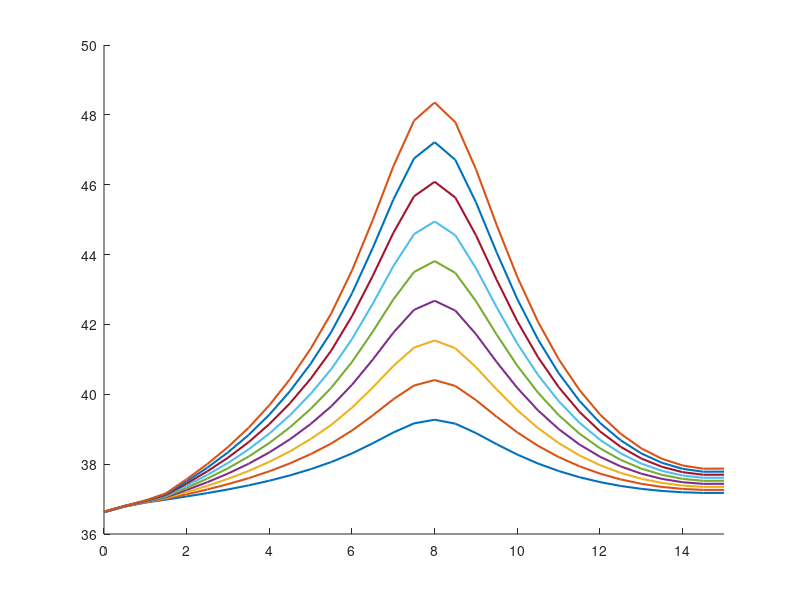

Write the MATLAB code that produced this figure. (Note: this script raises an error after producing the figure.)
%––––––––––––––––––––––––––––––––––––––––––––––––––––––––––––––––––––––––––––
% power_test_final.m
% 1D hyperbolic bioheat w/ Gaussian tumor source, 3 skin layers, finer mesh
% and reduced dt for stability; Varying Power to find optimal parameter
%––––––––––––––––––––––––––––––––––––––––––––––––––––––––––––––––––––––––––––

clear; clc;

%% 1) DISCRETIZE TIME & SPATIAL DOMAINS
% Skin Layer thickness
L_epi = 0.0015;   % Epidermis (1.5 mm)
L_derm = 0.0035;  % Dermis (3.5 mm)
L_subq = 0.01;    % Subcutaneous (10 mm)
Lx = L_epi + L_derm + L_subq; % Domain Length

x_ast  = 0.008;   % [m]   Tumor center (midpoint of 0.05 m)

dx     = 0.0005;  % [m]   Spatial step → now 21 nodes from 0 to 0.05
dt     = 0.015;    % [s]   Time step (smaller for stability)
max_time = 10;   % plot up to 10s
time_steps = round(max_time/dt) + 1; % ensures we reach exactly 10 s: (n−1)*dt = 10
time = 0:dt:max_time+dt;

x  = 0:dx:Lx;          % x = [0, 0.0025, 0.005, …, 0.05]
nx = numel(x);

% Define Layers
layer = zeros(1, nx);
layer(x <= L_epi) = 1;                                  % Epidermis
layer(x > L_epi & x <= L_epi + L_derm) = 2;             % Dermis
layer(x > L_epi + L_derm) = 3;                          % Subcutaneous

% Find index of tumor center (closest grid point to x_ast)
[~, iTumor] = min(abs(x - x_ast));

%% 2) CONSTANTS AND PARAMETERS
% ------------ Physical Parameters ------------
% Skin Layer params
rho    = [1150 1116 900];   % [kg/m^3]  Tissue density (layers)
c      = [3590 3300 2500];  % [J/(kg·°C)]  Tissue specific heat
k      = [0.2 0.45 0.3];    % [W/(m·°C)]  Thermal conductivity
k_star = [0.1 0.1 0.1];     % [W/(m·°C·s)]  Hyperbolic‐term coefficient

% Blood params
h      = 4.5;     % [W/(m^2·°C)]    Convective coefficient at boundaries
wb     = 0.0098;  % [1/s]           Blood perfusion
rho_b  = 1056;    % [kg/m^3]        Blood density
cb     = 4000;    % [J/(kg·°C)]     Blood specific heat

Qm0    = 50.65;   % [W/m^3]         Metabolic heat (uniform)
Tb     = 37;      % [°C]            Arterial blood temperature
Tl     = [37 37 37];      % [°C]    Initial Ambient/tissue reference

% ------------ Gaussian‐source parameters ------------
% Q_r(i) = rho * S * P * exp( -a0*( x(i) - x_ast )^2 )
S      = 15;       % “per‐kg” scaling factor
% P    = 30;      % “power” factor (tune as needed)
a0     = 1e6;   % [1/m]  Gaussian width control

% ------------ Water vaporization and diffusion ------------
Da = 2.5e-5;    % m^2/s (air)
Mw = 0.018;     % kg/mol
Ra = 8.314;     % J/mol·K
Tw = 306;       % K (~33°C)
Pw = 5600;      % Pa (sat. vapor pressure at 33°C)
RH = 0.5;       % Relative humidity (fraction)
delta = 1e-4;   % m
c_air = 1005;   % J/kg·K
Df = [2e-9 2e-9 2e-9];  % m^2/s
cw = 4180;      % J/kg°C
rho_s = 1100;   % kg/m^3
rho_c = 1000;   % kg/m^3
nabla_r2 = (Lx/3)^2;

% ---------- Hyperbolic relaxation times ---------------
tau_q = 10;   % [s]
tau_T = 20;   % [s]
tau_v = 1;   % [s]


%% 3) INITIALIZE STORAGE FOR “SNAPSHOTS”
% Snapshot times (in seconds) and their corresponding loop‐indices
snapshot_times = linspace(2,max_time,5); % [2.5, 5.0, 7.5, 10.0];
snap_idx = round(snapshot_times/dt) + 1;
% e.g., 2.5/0.01 = 250 → +1 = 251 ⇒ t = (251−1)*0.01 = 2.50 s

T_p = zeros(nx,4); % For storing T(x,t=10s) for power testing
T_tumor_p = zeros(time_steps,4); % for storing tumor temp for power testing

z = 1;
powers = 10:5:50
for P = powers
    T_snapshots = zeros(nx, numel(snapshot_times));  
    % Each column j holds T(x) at t = snapshot_times(j)
    
    % Tumor temp array
    T_tumor = zeros(1, time_steps);
    
    % --------- Initialize temperature fields at t=0 -------------
    T     = ones(nx,1) * Tl(1);  
    T(find(layer == 1)) = Tl(1); T(find(layer == 2)) = Tl(2);
    T(find(layer == 3)) = Tl(3);
    T_new = T;   
    dTdt   = zeros(nx,1);
    d2Tdt2 = zeros(nx,1);


    %% 4) TIME‐MARCHING LOOP
    for n = 1:time_steps
    
        % (a) Update interior nodes i=2:(nx−1)
        for i = 2:(nx-1)
            L = layer(i);
    
            % (b) Calculate Heat Source values for given spatial step
            % Metabolic Heat Source:
            Qm = Qm0 * (1 + (T(i) - Tl(L))/10);         % [W/m^3] metabolic
    
            % Water diffusion:
            Qd = (Df(L) * cw * (rho_s - rho_c) / nabla_r2) * (T(i) - Tl(L));
            
            % Blood Perfusion (dermis, subq):
            if L > 1
                Qb = wb * rho_b * cb * (Tb - Tl(L));      % [W/m^3] perfusion (constant)
            else
                Qb = 0;
            end
    
            % Water vaporization (epidermis only)
            if L == 1
                Delta_m = (Da*Mw/(Ra*Tw)) * (Pw/Tw) * RH/(delta*c_air);
                Delta_Hvap = 2400e3; % J/kg
                Qv = Delta_m * Delta_Hvap / (delta * c_air);
            else 
                Qv = 0;
            end
    
            % Gaussian tumor heat source at node i:
            Qr = rho(L) * S * P * exp( -a0 * (x(i) - x_ast)^2 );  
    
            % Add up all heat sources to consolidate
            Q_tot = Qm + Qd + Qb + Qv + Qr;
    
            % 2nd‐spatial derivative (finite difference)
            d2Tdx2 = (T(i+1) - 2*T(i) + T(i-1)) / dx^2;
    
            % Hyperbolic bioheat terms:
            dTdt(i)   = (k(L)*d2Tdx2 + Q_tot) / (rho(L) * c(L));
            d2Tdt2(i) = (k_star(L)*d2Tdx2) / (rho(L) * c(L));
    
            % Update temperature at node i (eq. 7):
            T_new(i) = T(i) + dt * ( ...
               dTdt(i) + tau_q*dTdt(i) ...
             - tau_T*d2Tdt2(i) ...
             + (k(L) + k_star(L)*tau_v)*dTdt(i) );
        end
    
        % (c) Convective (Robin) BC at left boundary (i = 1):
        % Forward Euler Approx dx/t
        T_new(1) = (k(1) * T(2) + h*dx*22) / (h*dx + k(1)); % 22C is RT
    
        % (d) Convective (Robin) BC at right boundary (i = nx):
        % Backward Euler Approx dx/dt
        T_new(nx) = (h*dx*37 - k(3) * T(end-1)) / (h*dx - k(3)); % 37C is body temp

        % (e) Advance to next timestep
        T = T_new;
    
        % (f) If current “t” matches any snapshot index, store T(x)
        idx_this = find(snap_idx == n);
        if ~isempty(idx_this)
            T_snapshots(:, idx_this) = T;
        end
    
        % (g) Store T at tumor location
        T_tumor(n) = T_new(iTumor);
    end

    %% Store profile for given P to be compared after
    T_p(:,z) = T_snapshots(:,end);
    T_tumor_p(:,z) = T_tumor;
    z = z+1;

end % end of testing parameter loop (power)

%% Plot T(x) for Powers
figure('Position',[200,200,800,500]);
hold on;

colors = lines(numel(powers));  
for j = 1:size(T_p,2)
    plot(x*1000, T_p(:,j), 'Color', colors(j,:), 'LineWidth',1.5, ...
         'DisplayName', sprintf('P = %.1f W', powers(j)));
end

ylim([36 50])
xlim([0 Lx*10^3])
xline(0, '-',{'Epiderm'},'HandleVisibility','off','Fontsize',16)
xline((L_epi)*10^3,'-',{'Derm'},'HandleVisibility','off','Fontsize',16)
xline((L_epi+L_derm)*10^3,'-',{'Subcutaneous'},'HandleVisibility','off','Fontsize',16)
xline(x_ast*10^3,'-r',{'Tumor'},'LineWidth',5,'HandleVisibility','off','Fontsize',20)
xlabel('Distance (mm)','Fontsize',16);
ylabel('Temperature (°C)','Fontsize',16);
title(['Temperature Profile T(t=10s,x), Various Powers'],'Fontsize',20);
legend('Location','northeast','FontSize',12);
grid on;
hold off;


%% 6. PLOT: TUMOR TEMPERATURE VS TIME
figure('Position',[200,200,800,500]);
hold on;

colors = lines(numel(powers));  
for j = 1:size(T_p,2)
    plot(time, T_tumor_p(:,j), 'Color', colors(j,:), 'LineWidth',1.5, ...
         'DisplayName', sprintf('P = %.1f W', powers(j)));
end

xlim([0 time(end)])
ylim([36 50])
xlabel('time (s)','Fontsize',16);
ylabel('Temperature (°C)','Fontsize',16);
title(['Temperature at Tumor Location vs. Time, Various Powers'],'Fontsize',20);
legend('Location','best','FontSize',12);
grid on;
hold off;
